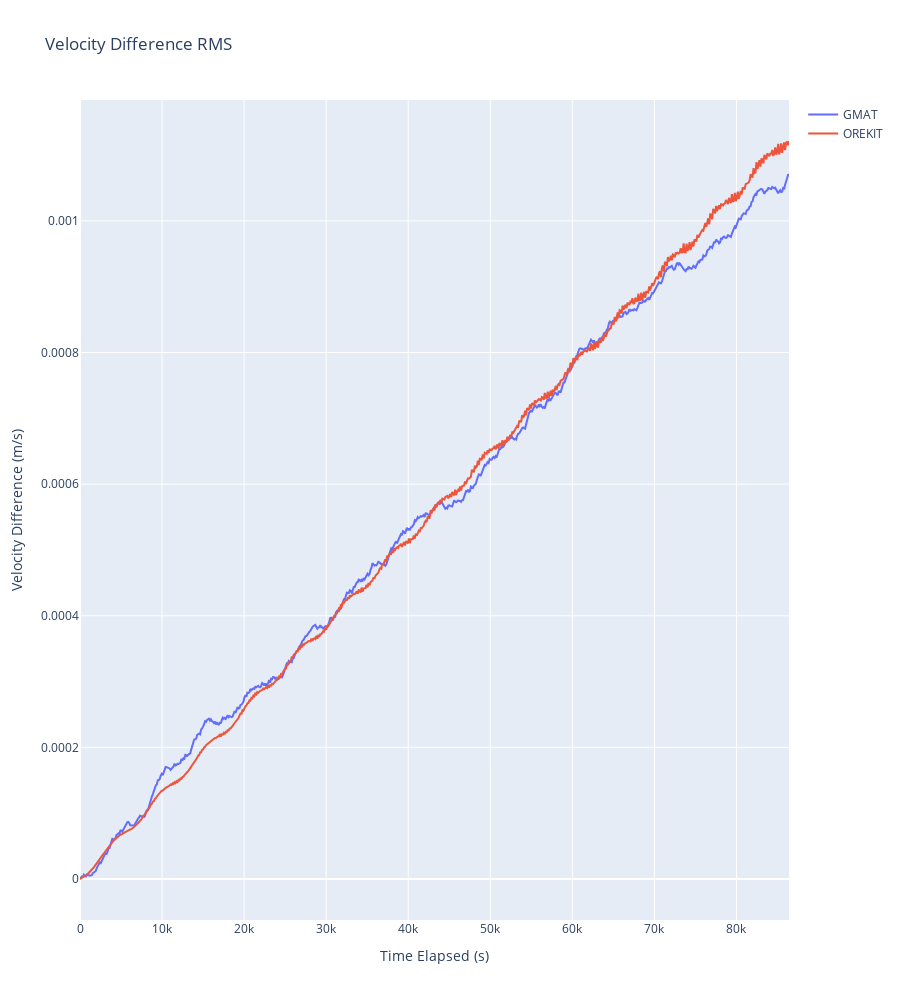

Notebook code for this chart:
### Markdown cell above
Plot velocity error

### Code cell
orbit_df_RMS_velocity_list = [
    ostk_states_compared_df[list_ind][["Elapsed secs", "${\delta}v$"]]
    for list_ind in range(0, len(all_comparison_states))
]

figure = go.Figure()
figure.update_layout(title=f"Velocity Difference RMS", showlegend=True, height=1000)
figure.update_xaxes(title_text="Time Elapsed (s)")
figure.update_yaxes(title_text="Velocity Difference (m/s)")

for list_ind, orbit_df_RMS_velocity in enumerate(orbit_df_RMS_velocity_list):
    figure.add_trace(
        go.Scatter(
            x=orbit_df_RMS_velocity["Elapsed secs"],
            y=orbit_df_RMS_velocity["${\delta}v$"],
            name=legend_name_list[list_ind],
            mode="lines",
        )
    )

figure.show()

### Figure 1 — Plotly figure (JSON) as saved in the notebook; plotly's stock layout.template omitted (floating-point values rounded to 4 significant figures; data arrays with more than 128 entries replaced by an {"elided": "..."} marker saying what was removed)
{"data": [{"mode": "lines", "name": "GMAT", "type": "scatter", "x": {"elided": "721 float values"}, "y": {"elided": "721 float values"}}, {"mode": "lines", "name": "OREKIT", "type": "scatter", "x": {"elided": "721 int values"}, "y": {"elided": "721 float values"}}], "layout": {"height": 1000, "showlegend": true, "title": {"text": "Velocity Difference RMS"}, "xaxis": {"autorange": true, "range": [0, 86400.0], "title": {"text": "Time Elapsed (s)"}, "type": "linear"}, "yaxis": {"autorange": true, "range": [-6.23e-05, 0.001184], "title": {"text": "Velocity Difference (m/s)"}, "type": "linear"}}}
